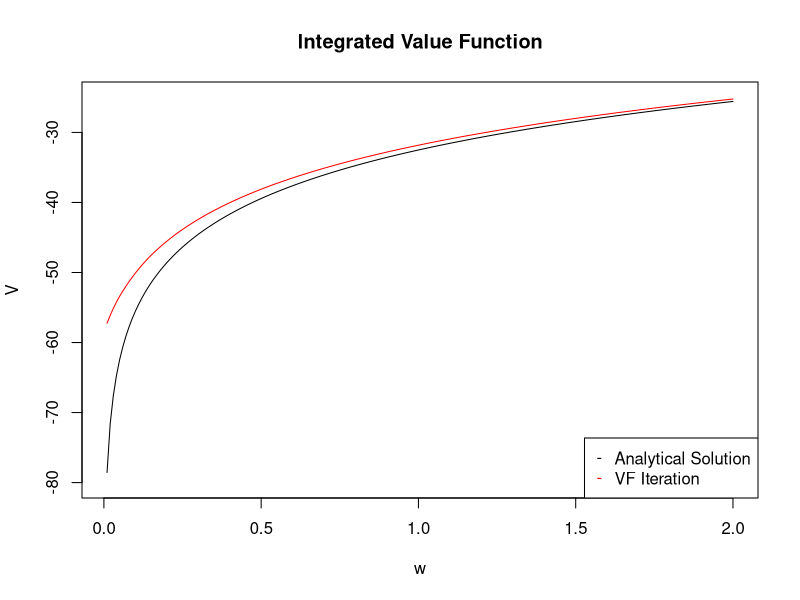

Here is the R script that generated this plot:
#10/03/2012
# These constants depend on the global variables gv.  
W.init <- 2 # Initial Cake size
kAllw <- seq(0.01, W.init, 0.01)   # State Space
kAllc <- kAllw     # Control Space
kNumW <- length(kAllw)
kNumC <- length(kAllc)
kNumStates <- kNumW
kSinkUtil <- 1e-15
theta <- 1
beta <- 0.9
B <- 1/(1-beta)
A <- B*(log(1-beta)+((beta/(1-beta))*log(beta)))
V.true <- A+B*log(kAllw)

kAlleps <- 1
kNumEps <- length(kAlleps)
kAlleps.prob2 <- 1

### Begin functions
utilityFunc <- function(curr.w, new.w, eps, theta){
  util <- ifelse(curr.w > new.w,
                 eps*log(curr.w-(theta*new.w)),
                 log(kSinkUtil))
  return(util)
}

fpCalc <- function(theta) {
  V <- matrix(0, nrow=kNumStates)
  V.temp <- V + 1
  V.c.vec <- rep(NA, kNumC)
  V.eps.vec <- rep(NA, kNumEps)
  c.max.vec <- rep(NA, kNumEps)
  G <- matrix(NA, nrow=kNumStates, ncol=kNumEps, dimnames=list(kAllw, kAlleps))
 
  iter <- 1
  while(max(abs(V-V.temp)) > 1e-20) {
    cat("iteration: ", iter, "\n")
    V.temp <- V
    
    kW <-1     
    for(wSize in kAllw) {
      kEps <- 1
      for(eps in kAlleps) {
        w.vec <- rep(wSize, kNumC)      
        eps.vec <- rep(eps, kNumC)      
        V.c.vec = utilityFunc(w.vec, kAllc, eps.vec, theta) + beta*V
        V.eps.vec[kEps] <- max(V.c.vec)        
        c.max.vec[kEps] <- kAllc[which.max(V.c.vec)]
        kEps <- kEps + 1
      }
      
      V[kW] <- sum(kAlleps.prob2*V.eps.vec)
      G[kW, ] <- c.max.vec
      kW <- kW + 1
    }            
    iter = iter +1
  }   
      
  return(list("V"=V, "G"=G))
}

out <- fpCalc(theta)
V <- out$V
G <- out$G

plot(kAllw, V.true, type='l', ylim=c(-80, -25), main="Integrated Value Function", ylab="V", xlab="w")
lines(kAllw, V, col="red")
legend("bottomright", c("Analytical Solution", "VF Iteration"), col=c("black", "red"), pch=c("-", "-"))

generate.data <- function(W.init, n.periods) {
  w.t <- rep(W.init, n.periods)
  c.t <- rep(NA, n.periods)  # Choose next period state
  consume.t <- rep(NA, n.periods)
 
  out <- fpCalc(theta)  
  V <- out$V
  G <- out$G
  
  errors <- sample(kAlleps, size=n.periods, replace=TRUE, prob=kAlleps.prob2)
      
  for(iperiod in 1:n.periods) {
    #V.vec <- utilityFunc(w.t[iperiod], kAllc, errors[iperiod], theta) + beta*V
    c.t[iperiod] <- G[which(rownames(G)==w.t[iperiod]), which(colnames(G)==errors[iperiod])]
    consume.t[iperiod] <- w.t[iperiod]-c.t[iperiod]
              
    if(iperiod < n.periods){
      w.t[iperiod+1] <- c.t[iperiod]
    }
  }
  
  mydata <- data.frame("w"=w.t, "c"=c.t, "consume"=consume.t)
  return(mydata)
}

my.data <- generate.data(W.init, 20)

nfxp.lik <- function(theta, w, w.prime, out=NULL){ 
  if(is.null(out)) {
    out <- fpCalc(theta)       
  } 
  
  V <- out$V
  G <- out$G
  
  f.eps <- rep(NA, length(w))
  
  #eps = beta*(w[-length(w)]-theta*w.prime[-length(w)])/(w.prime[-length(w.prime)]-theta*w.prime[-1]) * mean(kAlleps)   
  for(i in 1:length(w)) {
    eps.vec <- G[which(rownames(G)==w[i]),]
    eps <- colnames(G)[which(eps.vec == w.prime[i])][1]    
    f.eps[i] <- kAlleps.prob2[which(kAlleps==eps)]
  }
  
  return(sum(log(f.eps)))  
}

nfxp.lik(1.5, my.data[9:20, "w"], my.data[9:20, "c"], out)

sol <- optimize(f=nfxp.lik,
  interval=c(-1,10),  
  w=my.data[1:15, "w"], 
  w.prime=my.data[1:15, "c"], 
  out=out,
  maximum=TRUE)
